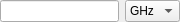
<?xml version="1.0" encoding="UTF-8"?>
<ui version="4.0">
 <class>RsaToolbox::IfBwEdit</class>
 <widget class="QWidget" name="RsaToolbox::IfBwEdit">
  <property name="geometry">
   <rect>
    <x>0</x>
    <y>0</y>
    <width>180</width>
    <height>20</height>
   </rect>
  </property>
  <layout class="QHBoxLayout" name="horizontalLayout">
   <property name="leftMargin">
    <number>0</number>
   </property>
   <property name="topMargin">
    <number>0</number>
   </property>
   <property name="rightMargin">
    <number>0</number>
   </property>
   <property name="bottomMargin">
    <number>0</number>
   </property>
   <item>
    <widget class="QLineEdit" name="value"/>
   </item>
   <item>
    <widget class="QComboBox" name="units">
     <property name="currentIndex">
      <number>1</number>
     </property>
     <item>
      <property name="text">
       <string>THz</string>
      </property>
     </item>
     <item>
      <property name="text">
       <string>GHz</string>
      </property>
     </item>
     <item>
      <property name="text">
       <string>MHz</string>
      </property>
     </item>
     <item>
      <property name="text">
       <string>KHz</string>
      </property>
     </item>
     <item>
      <property name="text">
       <string>Hz</string>
      </property>
     </item>
    </widget>
   </item>
  </layout>
 </widget>
 <layoutdefault spacing="6" margin="11"/>
 <resources/>
 <connections/>
</ui>
